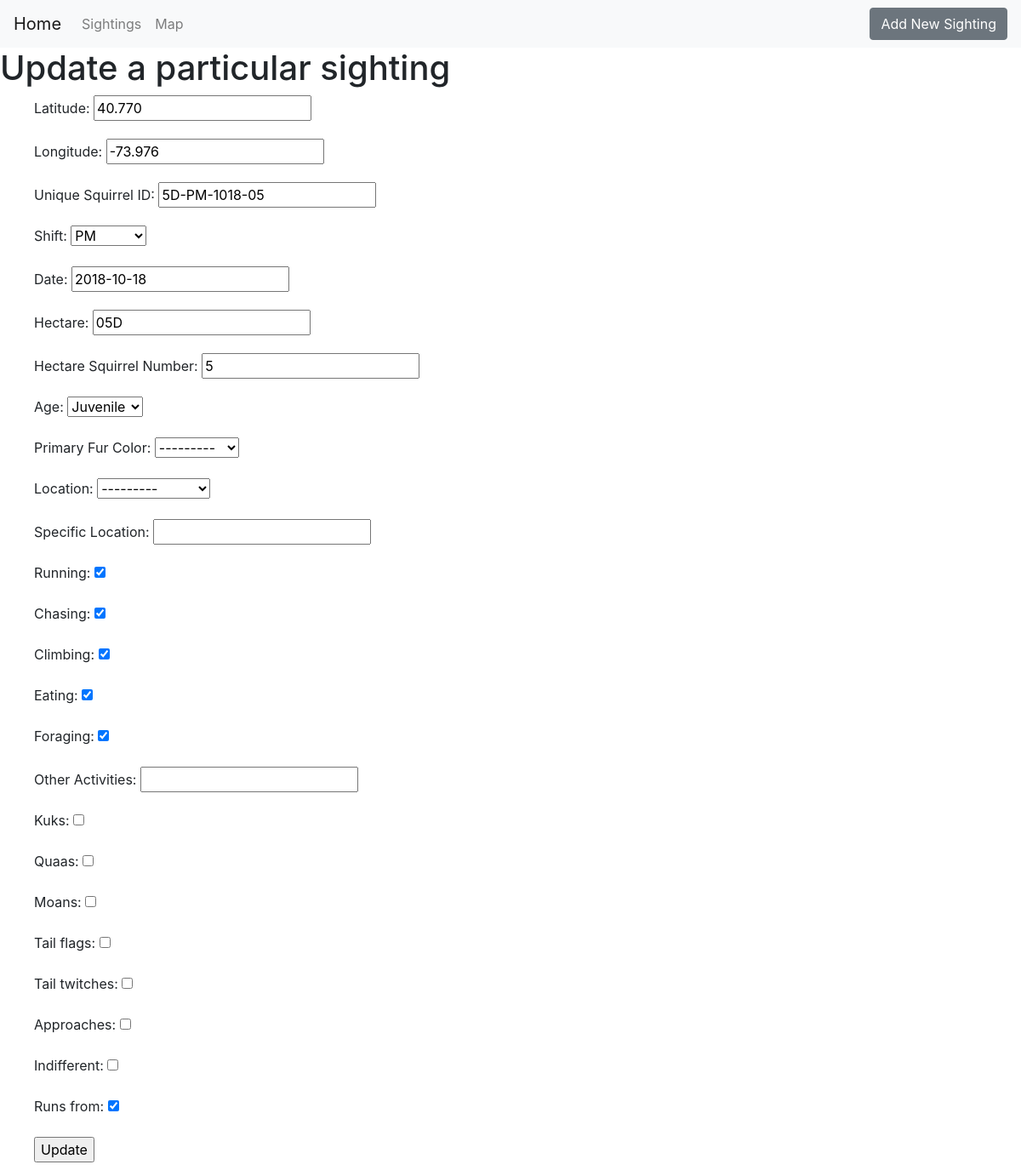
Page /sightings/5D-PM-1018-05/ on the committed database.
### sightings/models.py (models this page shows)
class new_sighting (models.Model):
    Latitude = models.DecimalField(max_digits=5, decimal_places=3)
    Longitude = models.DecimalField(max_digits=5, decimal_places=3)
    Unique_Squirrel_ID = models.CharField(max_length=50,unique=True)
    Hectare=models.CharField(max_length=3,blank=True,null=True)
    PM='PM'
    AM='AM'
    shift_choices=[(PM,'PM'),(AM,'AM')]
    Shift=models.CharField(max_length=2,choices=shift_choices)
    Date= models.DateField()
    Hectare_Squirrel_Number=models.IntegerField(blank=True,null=True)
    adult='Adult'
    juvenile='Juvenile'
    age_choices=[(adult,'Adult'),(juvenile,'Juvenile')]
    Age=models.CharField(max_length=20,choices=age_choices,blank=True,null=True)
    grey='Grey'
    cinnamon='Cinnamon'
    black='Black'
    color_choices=[(grey,'Grey'), (cinnamon,'Cinnamon'), (black,'Black')]
    Primary_Fur_Color=models.CharField(max_length=20,choices=color_choices,blank=True,null=True)
    Ground_Plane='Ground Plane'
    Above_Ground='Above_Ground'
    location_choices=[(Ground_Plane,'Ground Plane'),(Above_Ground,'Above_Ground')]
    Location=models.CharField(max_length=20,choices=location_choices,blank=True,null=True)
    Specific_Location= models.CharField(max_length=50,blank=True,null=True)
    Running = models.BooleanField()
    Chasing=models.BooleanField()
    Climbing=models.BooleanField()
    Eating=models.BooleanField()
    Foraging=models.BooleanField()
    Other_Activities=models.CharField(max_length=50,blank=True,null=True)
    Kuks=models.BooleanField()
    Quaas=models.BooleanField()
    Moans=models.BooleanField()
    Tail_flags=models.BooleanField()
    Tail_twitches=models.BooleanField()
    Approaches=models.BooleanField()
    Indifferent=models.BooleanField()
    Runs_from=models.BooleanField()

### sightings/views.py (the view)
# urls.py: path('sightings/<Unique_Squirrel_ID>/',update_view, name='sightings_update'),
def update_view(request, Unique_Squirrel_ID):
    instance = new_sighting.objects.get(Unique_Squirrel_ID=Unique_Squirrel_ID)
    form = new_sighting_form(request.POST or None, instance=instance)
    if form.is_valid():
          form.save()
          return redirect(f'/sightings/')
    context = {
            "instance" : instance,
            "form" : form,
    }
    return render(request, 'update.html',context)

### sightings/forms.py
class new_sighting_form(forms.ModelForm):
    Date= forms.DateField(widget=forms.DateInput(attrs={"placeholder": datetime.datetime.now().strftime("%x")}))
    class Meta:
        model = new_sighting
        fields =[
            'Latitude',
            'Longitude',
            'Unique_Squirrel_ID',
            'Shift',
            'Date',
            'Hectare',
            'Hectare_Squirrel_Number',
            'Age',
            'Primary_Fur_Color',
            'Location',
            'Specific_Location',
            'Running',
            'Chasing',
            'Climbing',
            'Eating',
            'Foraging',
            'Other_Activities',
            'Kuks',
            'Quaas',
            'Moans',
            'Tail_flags',
            'Tail_twitches',
            'Approaches',
            'Indifferent',
            'Runs_from'
        ]

### templates/update.html
{% extends "base.html" %}
{% block content %}
<h1> Update a particular sighting </h1>
<form method="POST"> {% csrf_token %}
    <ul>
    {{form.as_p}}
    <input type='submit' value='Update'/>
</ul>
</form>
{% endblock content %}

### rows in the picture
new_sighting: Latitude "40.770", Longitude "-73.976", Unique_Squirrel_ID "5D-PM-1018-05", Shift "PM", Date "2018-10-18", Hectare "05D", Hectare_Squirrel_Number "5", Age "Juvenile", Primary_Fur_Color "---------", Location "---------", Running "☑", Chasing "☑", Climbing "☑", Eating "☑", Foraging "☑", Runs_from "☑"
